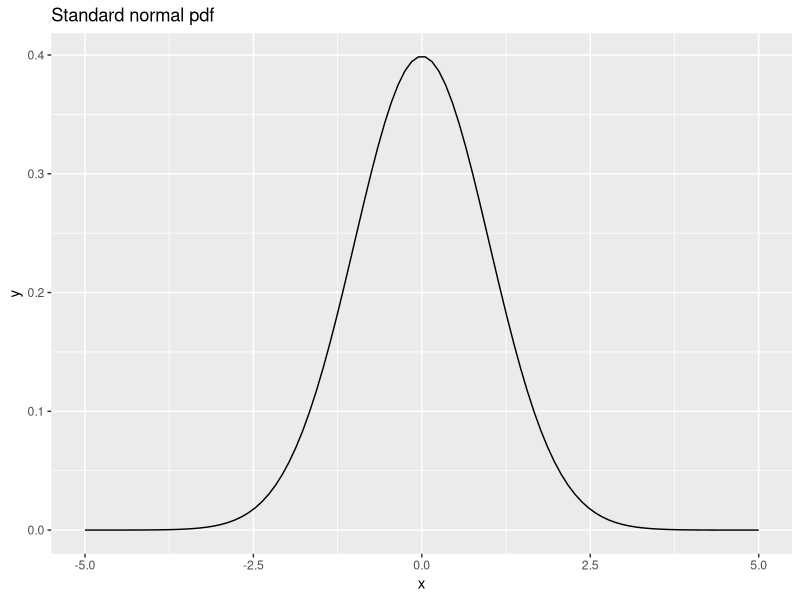
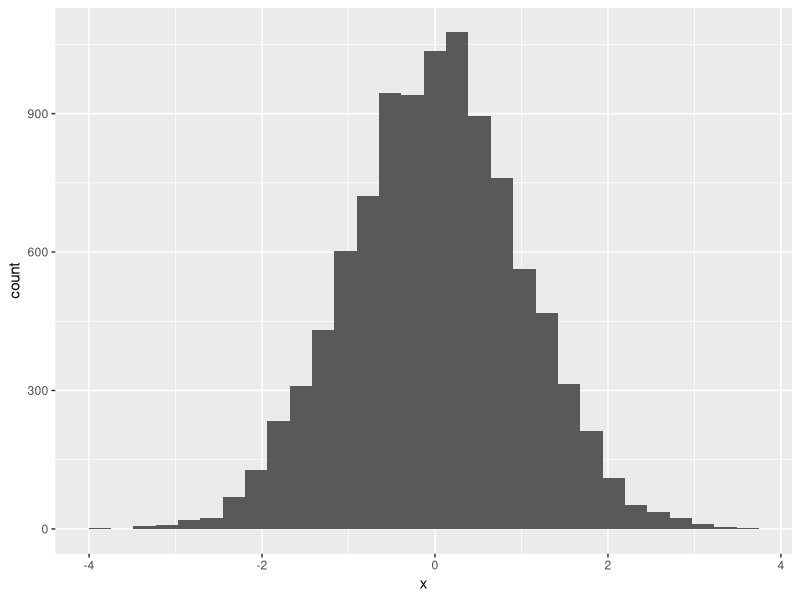

Write R code to recreate these figures, in order.
library(ggplot2)
x = seq(from = -5, to = 5, length=100)
y = dnorm(x = x, mean = 0, sd = 1)
df=data.frame(x=x,y=y)
p=ggplot(data=df,aes(x=x, y=y)) + geom_line()+ ggtitle("Standard normal pdf")
p

n = 10000
x = rnorm(n = n, mean = 0, sd = 1)
q=ggplot(data.frame(x=x),aes(x))+geom_histogram()
q
X = 2
